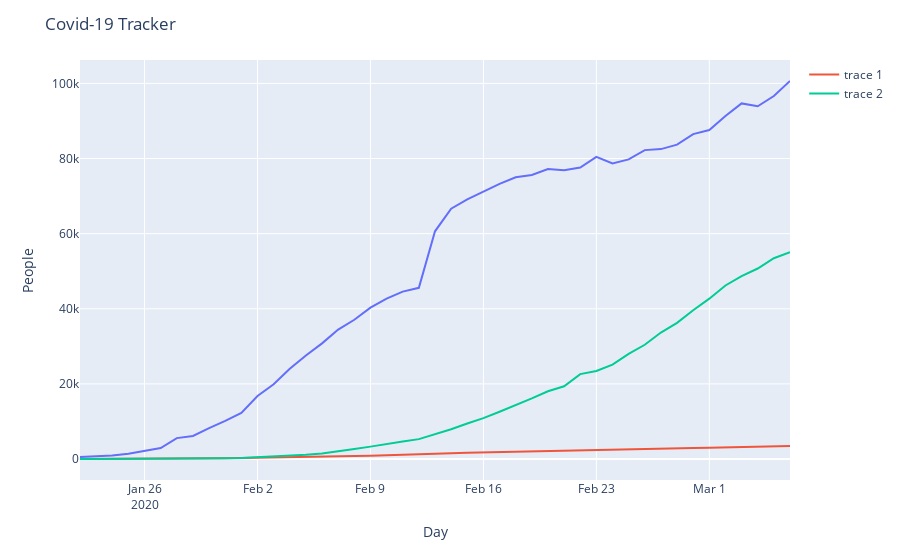

Write notebook code for a chart like this one.
### Code cell
fig = px.line(data, x='last_updated', y='confirmed')
fig.add_scatter(x=data['last_updated'], y=data['deaths'])
fig.add_scatter(x=data['last_updated'], y=data['recovered'])
fig.update_layout(
    title = 'Covid-19 Tracker',
    xaxis_title = 'Day',
    yaxis_title = 'People')

fig.show()
# Not what is desired - need a line
